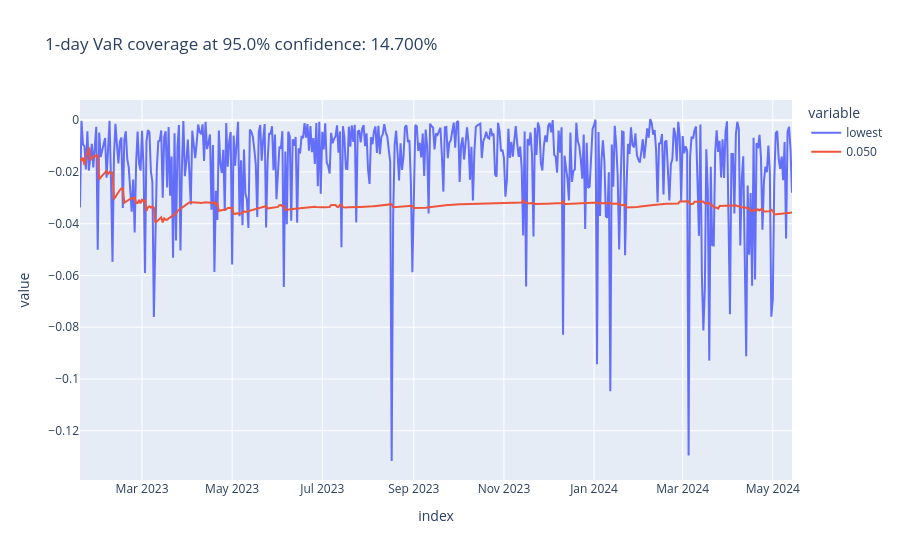

Source (notebook cell):
### Code cell
plot_coverage(df_var_full, "0.050")

### Figure 1 — Plotly figure (JSON) as saved in the notebook; plotly's stock layout.template omitted (floating-point values rounded to 4 significant figures; data arrays with more than 128 entries replaced by an {"elided": "..."} marker saying what was removed)
{"data": [{"hovertemplate": "variable=lowest<br>index=%{x}<br>value=%{y}<extra></extra>", "legendgroup": "lowest", "line": {"color": "#636efa", "dash": "solid"}, "marker": {"symbol": "circle"}, "mode": "lines", "name": "lowest", "orientation": "v", "showlegend": true, "type": "scatter", "x": {"elided": "483 str values"}, "xaxis": "x", "y": {"elided": "483 float values"}, "yaxis": "y"}, {"hovertemplate": "variable=0.050<br>index=%{x}<br>value=%{y}<extra></extra>", "legendgroup": "0.050", "line": {"color": "#EF553B", "dash": "solid"}, "marker": {"symbol": "circle"}, "mode": "lines", "name": "0.050", "orientation": "v", "showlegend": true, "type": "scatter", "x": {"elided": "483 str values"}, "xaxis": "x", "y": {"elided": "483 float values"}, "yaxis": "y"}], "layout": {"legend": {"title": {"text": "variable"}, "tracegroupgap": 0}, "title": {"text": "1-day VaR coverage at 95.0% confidence: 14.700%"}, "xaxis": {"anchor": "y", "domain": [0, 1], "title": {"text": "index"}}, "yaxis": {"anchor": "x", "domain": [0, 1], "title": {"text": "value"}}}}
